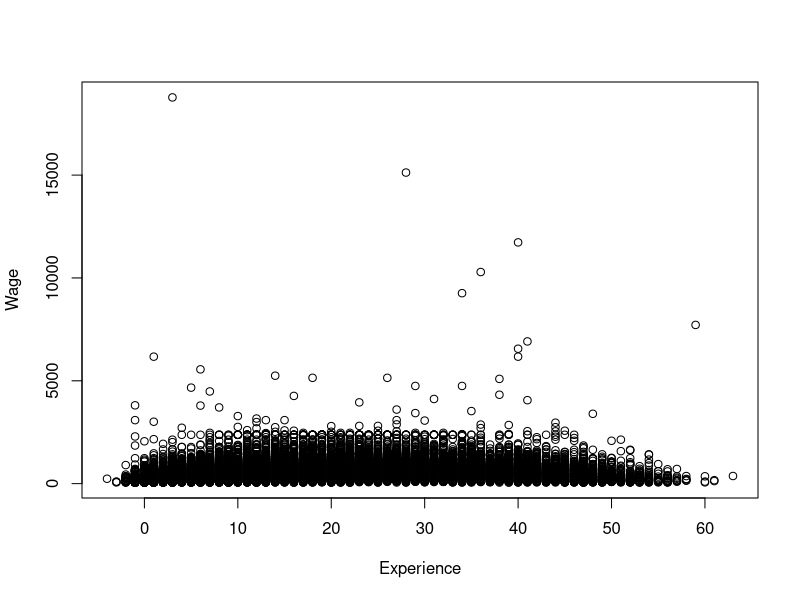
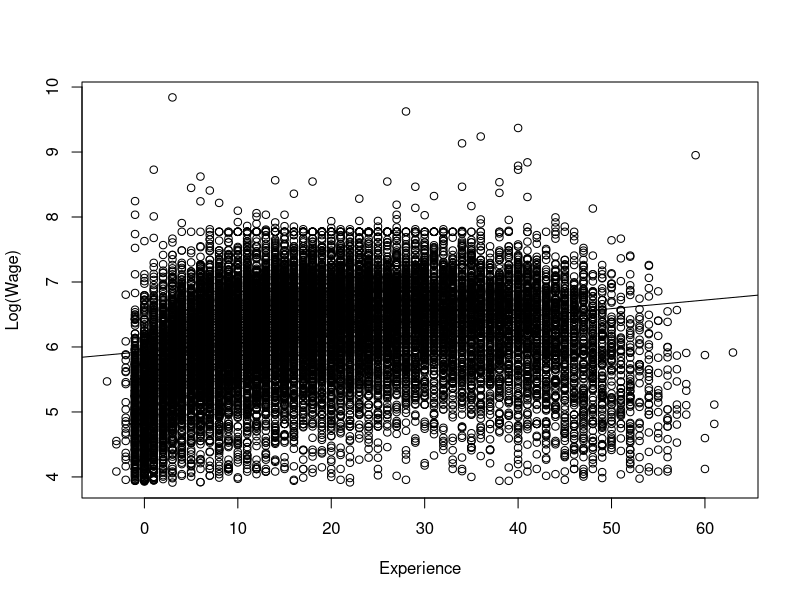

These charts were generated, in order, by the following R code:
library(AER)
data("CPS1988")
summary(CPS1988)
head(CPS1988)
y<- CPS1988$wage
x<- CPS1988$experience
plot(x, y, xlab = "Experience", ylab = "Wage")
plot(x, log(y), xlab = "Experience", ylab = "Log(Wage)")
lgy<-log(y)
model1<-lm(lgy~x)
model1
abline(model1)
summary(model1)
xbar <- mean(x)
lgybar <- mean(lgy)
Sxy <- sum( (lgy-lgybar) * (x-xbar) )
Sxx <- sum( (x-xbar)^2 )
n <- length(y)
b1.hat <- cov(lgy,x)/var(x)
b1.hat
c(b1.hat, Sxy/Sxx, model1$coefficients[2])
b0.hat <- lgybar - b1.hat * xbar
b0.hat
c(b0.hat,model1$coefficients[1])
lgyfit <- b0.hat + b1.hat * x
e <- lgy - lgyfit
sig.hat <- sqrt(sum(e^2)/(n-2))
sig.hat
disp <- c(beta1.hat = b1.hat, beta0.hat = b0.hat,
          sigma.hat = sig.hat)
disp
signif(x = disp, digits = 2)


#xseq<-seq(-4,4,.01)
#densities<-dnorm(xseq, 0,1)
#densities1<-dnorm(xseq, 2,1)
#cumulative<-pnorm(xseq, 0, 1)
#library(tidyverse)
#ggplot(as_tibble(cbind(xseq,densities)))+
 # geom_point(mapping=aes(x=xseq,y=densities))

cps_lm <- lm(log(wage) ~ experience + I(experience^2) +
               + education + ethnicity, data = CPS1988)
summary(cps_lm)
cps_noeth <- lm(log(wage) ~ experience + I(experience^2) +
                  + education, data = CPS1988)
anova(cps_noeth, cps_lm)
anova(cps_lm)
